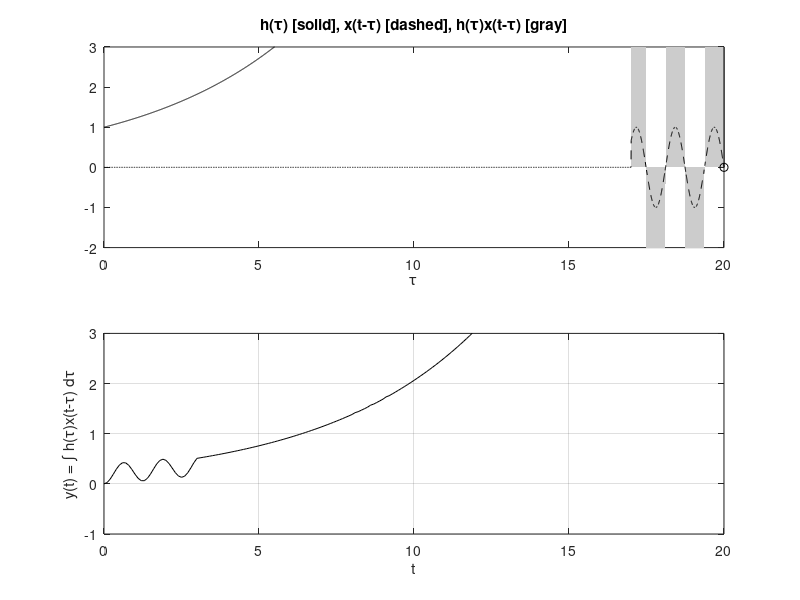

This figure's MATLAB source:
u = @(t) 1.0*(t>=0);
x = @(t) (u(t) - u(t-3)).*(sin(5*t)); 
h = @(t) exp(t/5).*(u(t)-u(t-20));
dtau = 0.005; tau = 0:dtau:20;
ti = 0; tvec = 0:.1:20;
y = NaN*zeros(1,length(tvec)); % Pre-allocate memory
for t = tvec
ti = ti+1; % Time index
xh = x(t-tau).*h(tau); lxh = length(xh);
y(ti) = sum(xh.*dtau); % Trapezoidal approximation of convolution integral
subplot(2,1,1),plot(tau,h(tau),'k-',tau,x(t-tau),'k--',t,0,'ok');
axis([tau(1) tau(end) -2.0 3]);
patch([tau(1:end-1);tau(1:end-1);tau(2:end);tau(2:end)],...
[zeros(1,lxh-1);xh(1:end-1);xh(2:end);zeros(1,lxh-1)],...
[.8 .8 .8],'edgecolor','none');
xlabel('\tau'); title('h(\tau) [solid], x(t-\tau) [dashed], h(\tau)x(t-\tau) [gray]');
c = get(gca,'children'); set(gca,'children',[c(2);c(3);c(4);c(1)]);
subplot(2,1,2),plot(tvec,y,'k',tvec(ti),y(ti),'ok');
xlabel('t'); ylabel('y(t) = \int h(\tau)x(t-\tau) d\tau');
axis([tau(1) tau(end) -1.0 3]); grid;
drawnow;
end